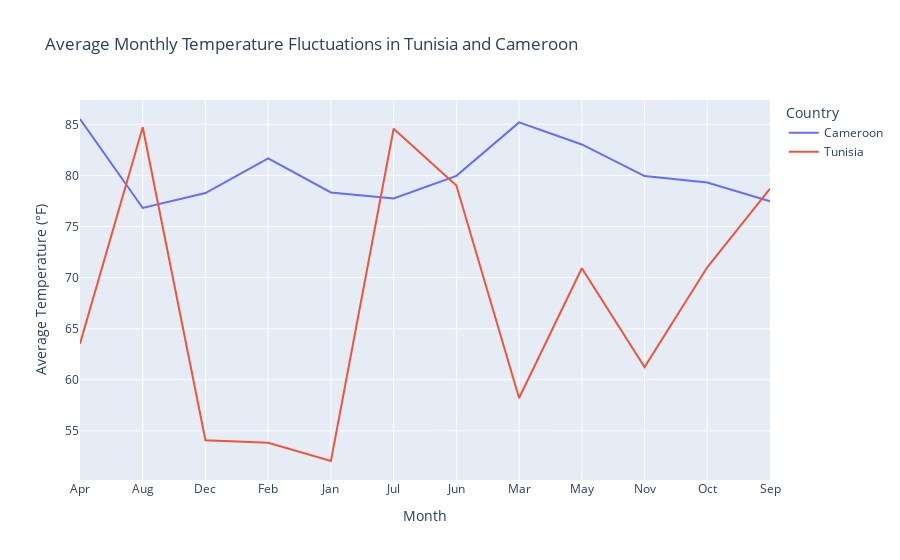

The code cell stored with this chart in its notebook:
### Markdown cell above
#### By month

### Code cell
# Group by 'Month' and 'COUNTRY', then calculate the average temperature
df_monthly = df_filtered.groupby(['Month', 'COUNTRY'])['TAVG'].mean().reset_index()

# Create the line chart
fig = px.line(df_monthly, x='Month', y='TAVG', color='COUNTRY',
              title='Average Monthly Temperature Fluctuations in Tunisia and Cameroon',
              labels={'Month': 'Month', 'TAVG': 'Average Temperature (°F)'})

fig.update_layout(legend_title_text='Country')
fig.show()

### Figure 1 — Plotly figure (JSON) as saved in the notebook; plotly's stock layout.template omitted (floating-point values rounded to 4 significant figures)
{"data": [{"hovertemplate": "COUNTRY=Cameroon<br>Month=%{x}<br>Average Temperature (°F)=%{y}<extra></extra>", "legendgroup": "Cameroon", "line": {"color": "#636efa", "dash": "solid"}, "marker": {"symbol": "circle"}, "mode": "lines", "name": "Cameroon", "orientation": "v", "showlegend": true, "type": "scatter", "x": ["Apr", "Aug", "Dec", "Feb", "Jan", "Jul", "Jun", "Mar", "May", "Nov", "Oct", "Sep"], "xaxis": "x", "y": [85.52, 76.81, 78.27, 81.66, 78.34, 77.74, 79.96, 85.19, 83.03, 79.93, 79.3, 77.48], "yaxis": "y"}, {"hovertemplate": "COUNTRY=Tunisia<br>Month=%{x}<br>Average Temperature (°F)=%{y}<extra></extra>", "legendgroup": "Tunisia", "line": {"color": "#EF553B", "dash": "solid"}, "marker": {"symbol": "circle"}, "mode": "lines", "name": "Tunisia", "orientation": "v", "showlegend": true, "type": "scatter", "x": ["Apr", "Aug", "Dec", "Feb", "Jan", "Jul", "Jun", "Mar", "May", "Nov", "Oct", "Sep"], "xaxis": "x", "y": [63.53, 84.71, 54.08, 53.83, 52.05, 84.57, 79.02, 58.22, 70.92, 61.24, 71.01, 78.7], "yaxis": "y"}], "layout": {"autosize": true, "legend": {"title": {"text": "Country"}, "tracegroupgap": 0}, "title": {"text": "Average Monthly Temperature Fluctuations in Tunisia and Cameroon"}, "xaxis": {"anchor": "y", "autorange": true, "domain": [0, 1], "range": [0, 11], "title": {"text": "Month"}, "type": "category"}, "yaxis": {"anchor": "x", "autorange": true, "domain": [0, 1], "range": [50.19, 87.38], "title": {"text": "Average Temperature (°F)"}, "type": "linear"}}}
